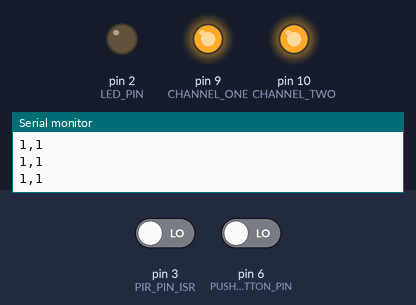
A sketch run on a simulated Arduino Nano, built with avr-gcc and run on an emulated ATmega328P. Shown: output pins drawn as LEDs (lit = HIGH), the last lines printed to the serial monitor. The test bench sets the inputs (shaded band); at power-on: pin 3 (PIR_PIN_ISR) LOW, pin 6 (PUSHBUTTON_PIN) LOW. Random numbers use the default seed unless the sketch sets one.

Above: at 19.4 s.
19.5 s: pin 3 (PIR_PIN_ISR) driven HIGH
At 19.9 s:
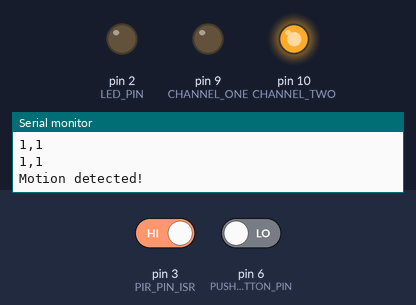
24.5 s: pin 3 (PIR_PIN_ISR) driven LOW and pin 6 (PUSHBUTTON_PIN) driven HIGH
At 25.3 s:
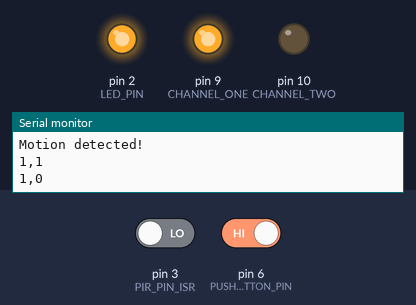
29.5 s: pin 6 (PUSHBUTTON_PIN) driven LOW
At 30.4 s:
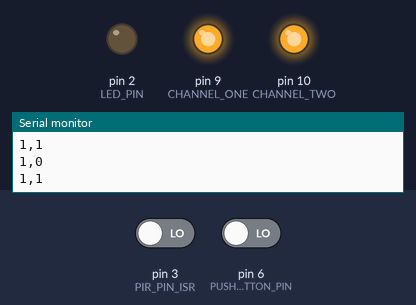
Timing chart, 0 to 32.5 s (numbered marks = the images above; inputs shaded):
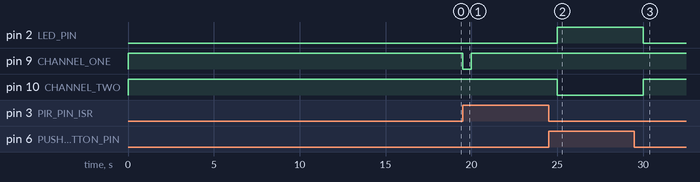

The sketch:

arduino_nano_bluetooth.ino
```cpp
// (licence header left out)
/* LIBRARIES */

//Arduino boards have built-in support for serial communication on pins RX and TX
//and via the USB connection)
//Alternate GPIO pins can be used for RX/TX with other modules (such as the HC-05)
//using the SoftwareSerial library
#include <SoftwareSerial.h>

//Required for I2C communication
#include <Wire.h>

/* CONSTANT DEFINITIONS */
/*
 * To reference pins:
 * Digital pins: either D1,D2,and so on
 * or 1,2,and so on depending on the board.
 * Analog pins: Always A1,A2,and so on.
 */

#define LED_PIN 2
#define PUSHBUTTON_PIN 6
#define ONBOARD_LED 13 //inverted logic: HIGH=off, LOW=on

/* 2-Channel Relay */
#define CHANNEL_ONE 9 //Connected to relay 1 and used as motion indicator light
#define CHANNEL_TWO 10 //Connected to relay 2

/*
 * The PIR motion sensor should be connected to send an interrupt
 * when motion is detected.
 * For a Nano, only pins 2 and 3 support interrupt service requests
 */
#define PIR_PIN_ISR 3

/*
 *  For HC-05 use software serial with GPIO pins
 *  RX and TX on the board connect to TX and RX respectively on the HC05
 */
#define RX_pin 7
#define TX_pin 8

/*
 * I2C address for Circuit Three
 * Some addresses are reserved for system use and some addresses
 * are used for components as a convention. Ensure there is no conflict
 * with any of the components in your circuit.
 */
#define I2C_ADDRESS 0x9

/*
 * GLOBAL VARIABLE DEFINITIONS
 * Use global variables only if needed across functions or
 * reused between function calls, else use local variables.
 * Read up on data types.
 * While Arduino support strings, they take up memory so
 * character arrays are used more often.
 * char* (char pointer) and char[] (array) are similar.
 * const char* points to an immutable string, cannot be interchanged with char*
 */

bool button_pressed = false;
//Time for which motion sensor activated device is kept on
const unsigned long motion_indicator_duration = 15*1000;
unsigned long last_motion_detected;
boolean motion_detected = false;

/* Allocate space for incoming and outgoing data */
char control_signal_bt[8]; //control signal received via Bluetooth from app
char control_signal_i2c[8]; //control signal received via I2C from Circuit Two

/* INITIALIZE OBJECTS
 * Libraries usually follow an object-oriented approach that requires
 * an instance of the class to call its methods.
 */

 SoftwareSerial BTSerial(RX_pin, TX_pin);

/* LOCAL FUNCTIONS */

/*
 * Switch a device attached to a relay channel on or off
 */
void switchState(int pin, char* state){
  if(strncmp(state, "on", 2) == 0){
    digitalWrite(pin, LOW); //switch on the device, pin is "active low" so LOW turns on
  }
  else if(strncmp(state, "off", 3) == 0){
    digitalWrite(pin, HIGH); //switch off the device, pin is "active low" so HIGH turns off
  }
}

/*
 * Function to execute when an interrupt is triggered by the motion sensor
 * Interrupt Service Requests (ISRs) are special functions
 * that get called on an interrupt signal.
 * An ISR cannot have any parameters, and they shouldn’t return anything.
 * Generally, an ISR should be as short and fast as possible.
 * If your sketch uses multiple ISRs, only one can run at a time,
 * other interrupts will be executed after the current one finishes.
 */

//IRAM_ATTR is used to run the interrupt code in RAM, otherwise code is stored in flash and it’s slower.
//ICACHE_RAM_ATTR void motionDetected() { //Use ICACHE_RAM_ATTR for NodeMCU/ESP8266, not required for Nano

void motionDetected() {
  unsigned long current_millis = millis();
  unsigned int motion_threshold = 15*1000;

  //Process signal only if apart more than threshold to filter continuous motion
  if(current_millis - last_motion_detected > motion_threshold) {
    //INFO: on the serial monitor
    Serial.println("Motion detected!");
    last_motion_detected = millis();
    motion_detected = true;

    //Switch on the light bulb on channel 1
    switchState(CHANNEL_ONE, "on");
  }
}

void motionStopped() {
  //INFO: on the serial monitor
  Serial.println("Motion stopped!");
}

/*
 * Function to process a control signal
 * Control signals should be received as "device_id | on" or "device_id | off"
 * Could be over Bluetooth or from Circuit Two over the I2C connection
 */
void processControlSignal(char control_signal[]){
  Serial.println(control_signal);

  //Get the device_id and the state from the pipe-separated string
  char* device_id = strtok(control_signal, "|");
  char* state = strtok(NULL, "|");

  switch(atoi(device_id)){
    case 1:
      switchState(CHANNEL_ONE, state);
      break;
    case 2:
      switchState(CHANNEL_TWO, state);
      break;
  }
}

/*
 * The function to be called when data is received over I2C comm.
 */
void onReceiveI2CData() {
  int i = 0; //counter to increment char array
  while (Wire.available() > 0) {
    //read one character at a time
    control_signal_i2c[i] = Wire.read();
    i++;
  }
  //null terminate the char array
  control_signal_i2c[i] = '\0';

  //Call the function to process the control signal
  processControlSignal(control_signal_i2c[i]);
}

/* SETUP CODE: runs once when the board starts up or resets */
void setup() {

  //Start the serial communication with baud rate suitable for your components.
  Serial.begin(115200);
  //This is additional diagnostics for the WiFi, not required if WiFi is working reliably.
  //Serial.setDebugOutput(true);

  //Set the pin modes, since all pins are capable of both input and output.
  pinMode(LED_PIN, OUTPUT);
  pinMode(PUSHBUTTON_PIN, INPUT);

  pinMode(CHANNEL_ONE, OUTPUT); // initialize relay control pin as OUTPUT
  pinMode(CHANNEL_TWO, OUTPUT); // initialize relay control pin as OUTPUT

  digitalWrite(CHANNEL_ONE, HIGH); //switch the device off, pin is active low so HIGH turns off
  digitalWrite(CHANNEL_TWO, HIGH); //switch the device off, pin is active low so HIGH turns off

  //Initialise LED to switched off state.
  digitalWrite(LED_PIN, LOW);

  //When the PIR senses activity in its viewing area, it pulls the signal pin low.
  //But when the sensor is inactive, the pin is basically floating.
  //To avoid any false-positives, the signal pin should be pulled high to 5V.
  pinMode(PIR_PIN_ISR, INPUT_PULLUP);

  //Set PIR_PIN_ISR pin as interrupt, assign interrupt function and set RISING mode,
  attachInterrupt(digitalPinToInterrupt(PIR_PIN_ISR), motionDetected, RISING);

  //INFO: on the serial monitor
  Serial.println("HC-05 Bluetooth initializing...");
  //sets baud rate (required),
  //and data, parity, and stop bits (optional)
  BTSerial.begin(9600);
  //INFO: on the serial monitor
  Serial.println("HC-05 Bluetooth initialized!");

  //Start the I2C communication as a slave
  //Takes this device I2C address as a parameter
  Wire.begin(I2C_ADDRESS);
  // Attach a function to trigger when something is received.
  Wire.onReceive(onReceiveI2CData);
}

/* MAIN LOOP: runs repeatedly at a very high frequency (1000s of times a second) */
void loop() {

  int button_state = digitalRead(PUSHBUTTON_PIN);
  unsigned long current_millis = millis(); //Keep local since needs to be update every call

  //Read the state of the pushbutton value and take some action
  //The pushbutton state will be HIGH as long as it is pressed, and LOW when released.
  if (button_state == HIGH) {
    digitalWrite(LED_PIN, HIGH); //turn LED on
    //Also switch on the lightbulb attached to channel 2 of the relay
    switchState(CHANNEL_TWO, "on");

  } else {
    digitalWrite(LED_PIN, LOW); //turn LED off
    switchState(CHANNEL_TWO, "off");
  }

  Serial.print(digitalRead(CHANNEL_ONE));
  Serial.print(",");
  Serial.println(digitalRead(CHANNEL_TWO));

  delay(5000);

  //Turn off the light after the number of seconds defined in the motion_sensor_hold variable
  //If motion is detected again the last_motion_detected will be a moving target and light will stay on
  if(current_millis - last_motion_detected > motion_indicator_duration) {
    switchState(CHANNEL_ONE, "off");
  }

  //Clear the Bluetooth receiving char array every time
  for( int i = 0; i < sizeof(control_signal_bt);  i++ )
   control_signal_bt[i] = (char)0;

  //Control signal received over Bluetooth
  //while(BTSerial.available()){
  if(BTSerial.available()){ //Use if() instead of while() [why?]
    BTSerial.readBytesUntil('\0', control_signal_bt, 128);
    processControlSignal(control_signal_bt);
  }

  //Sending an artificial interrupt to simulate motion
  long rand_num = random(30000, 120000);
  if(current_millis - last_motion_detected > rand_num ) {
    if(digitalRead(PIR_PIN_ISR) == HIGH){
      digitalWrite(PIR_PIN_ISR, LOW);
    }
    else if(digitalRead(PIR_PIN_ISR) == LOW){
      digitalWrite(PIR_PIN_ISR, HIGH);
    }
  }
}
```

Measured:
- after the input at 19.5 s, pin 9 (CHANNEL_ONE): HIGH → LOW at once, → HIGH 0.50 s later
- after the input at 24.5 s, pin 2 (LED_PIN): LOW → HIGH after 0.50 s; pin 10 (CHANNEL_TWO): HIGH → LOW after 0.50 s
- after the input at 29.5 s, pin 2 (LED_PIN): HIGH → LOW after 0.50 s; pin 10 (CHANNEL_TWO): LOW → HIGH after 0.50 s
